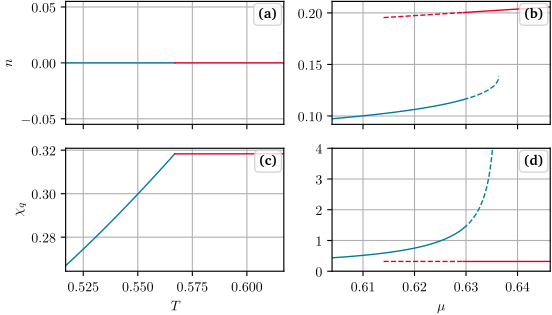

Source code (Python):
# -*- coding: utf-8 -*-
"""
@author Martin Jakob Steil
@data 2023-12-06
@brief 1st order GL - U
"""

import sys, os
sys.path.append(os.path.join(os.path.dirname(__file__), '../../graphics/'))
from plot_utils import *
import matplotlib.ticker as mticker

import numpy as np
import json

## ************ Data import and processing ************ ##

with open('gn_gl_2nd_datthermo.json') as json_file:
    data2 = json.load(json_file)

with open('gn_gl_1st_datthermo.json') as json_file:
    data1 = json.load(json_file)
mu0=data1["mu0"]
mu1=data1["mu1"]
mu1st=data1["mu1st"]
Tc=0.566933
data1=data1["dat"]
## ************ Figure ************ ##
fig, ((ax00, ax01),(ax20, ax21)) = plt.subplots(2, 2, sharex='col', sharey=False)
fig.subplots_adjust(hspace=0.0)  # adjust space between axes
# *------*------*
# | ax00 | ax01 |
# *------*------*
# | ax10 | ax11 |
# *------*------*
# | ax20 | ax21 |
# *------*------*

def plot_vline(ax,val):
    ax.plot([val,val],[-10,10],color=black,**plot_styles)
    
plot_styles={'linewidth': 1.,'linestyle':'-'}
plot_styles2={'linewidth': 1.,'linestyle': '--'} #(0, (4, 4)
point_styles={'linestyle': 'none','marker': '.','markersize': 3}
c=[colors[0],colors[1]]

formatter = mticker.ScalarFormatter(useMathText=True)
formatter.set_scientific(True)
formatter.set_powerlimits((-1,1))


ax00.plot(data2["datLthermo"][0],data2["datLthermo"][4],color=c[0],**plot_styles)
ax00.plot(data2["datRthermo"][0],data2["datRthermo"][4],color=c[1],**plot_styles)
ax00.set_ylabel("$n$")

ax01.plot(data1[0][0],data1[0][4],color=c[0],**plot_styles)
ax01.plot(data1[1][0],data1[1][4],color=c[0],**plot_styles2)
ax01.plot(data1[2][0],data1[2][4],color=c[1],**plot_styles)
ax01.plot(data1[3][0],data1[3][4],color=c[1],**plot_styles2)


ax20.plot(data2["datLthermo"][0],data2["datLthermo"][5],color=c[0],**plot_styles)
ax20.plot(data2["datRthermo"][0],data2["datRthermo"][5],color=c[1],**plot_styles)
ax20.set_ylabel("$\\chi_q$")
ax20.set_xlabel("$T$")
ax20.set_xlim(Tc-0.05,Tc+0.05)

ax21.plot(data1[0][0],data1[0][5],color=c[0],**plot_styles)
ax21.plot(data1[1][0],data1[1][5],color=c[0],**plot_styles2)
ax21.plot(data1[2][0],data1[2][5],color=c[1],**plot_styles)
ax21.plot(data1[3][0],data1[3][5],color=c[1],**plot_styles2)
ax21.set_ylim(0,4)
ax21.set_xlim(mu0,mu1)
ax21.set_xlabel("$\mu$")

# Subplot marker
ax00.text(0.97, 0.84, '\\textbf{(a)}',
          horizontalalignment='right', verticalalignment='bottom', transform=ax00.transAxes,
          bbox=end_box_style)


ax01.text(0.97, 0.84, '\\textbf{(b)}',
          horizontalalignment='right', verticalalignment='bottom', transform=ax01.transAxes,
          bbox=end_box_style)


ax20.text(0.97, 0.84, '\\textbf{(c)}',
          horizontalalignment='right', verticalalignment='bottom', transform=ax20.transAxes,
          bbox=end_box_style)


ax21.text(0.97, 0.84, '\\textbf{(d)}',
          horizontalalignment='right', verticalalignment='bottom', transform=ax21.transAxes,
          bbox=end_box_style)


# Export
set_height_twoCol(fig, height=8)

save_plot(fig, 'gn_gl_thermo2.pdf')
